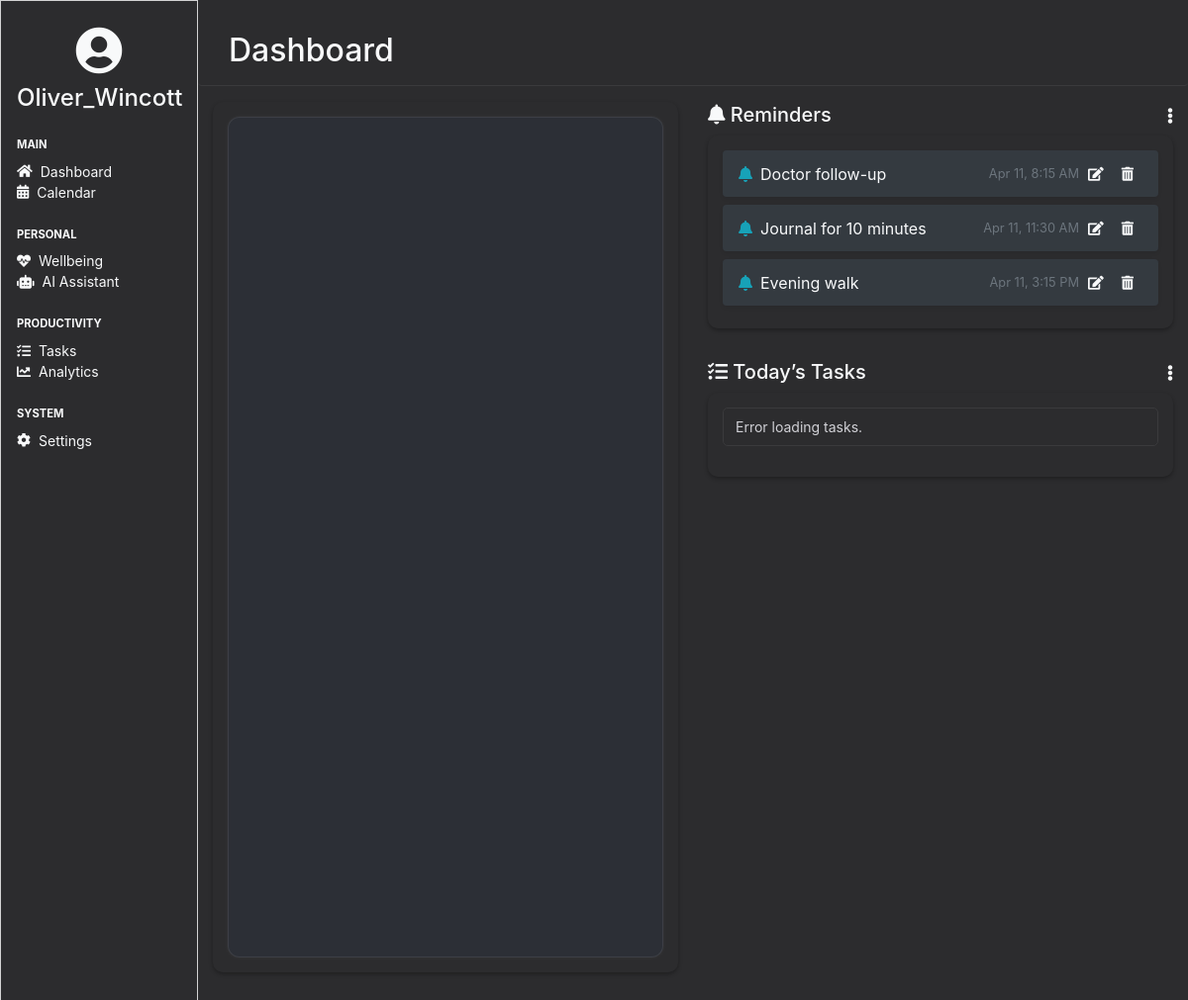
Before: /dashboard/ (signed in) with the older database file.
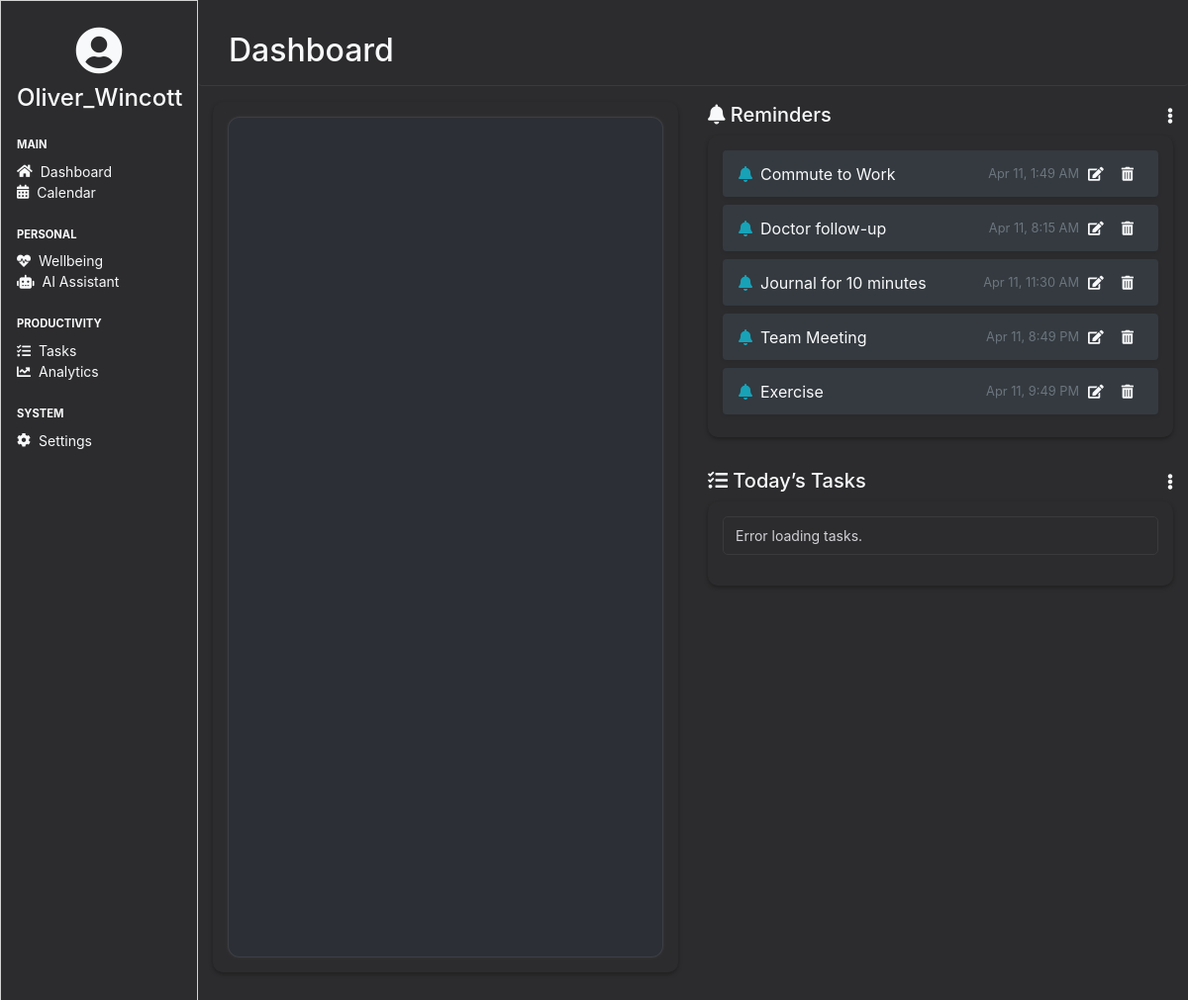
After: the same page with the newer database file.
### calendar_app/models.py (models this page shows, shortened)
class Reminder(models.Model):
    user = models.ForeignKey(User, on_delete=models.CASCADE)  # Add this line
    event = models.ForeignKey(CalendarEvent, on_delete=models.CASCADE)
    reminder_time = models.DateTimeField()

class CalendarEvent(models.Model):
    title = models.CharField(max_length=255)
    description = models.TextField(max_length=255)  # ✅ Add this line if missing
    start_time = models.DateTimeField()
    end_time = models.DateTimeField()
    user = models.ForeignKey(User, on_delete=models.CASCADE)  # ✅ Link to Django User Model

### calendar_app/views.py (the view)
# urls.py: path('dashboard/', views.dashboard, name='dashboard'),
@login_required
def dashboard(request):
    now = timezone_now()
    start_of_day = now.replace(hour=0, minute=0, second=0, microsecond=0)
    end_of_day = now.replace(hour=23, minute=59, second=59)
    if is_naive(start_of_day):
        start_of_day = make_aware(start_of_day)
    if is_naive(end_of_day):
        end_of_day = make_aware(end_of_day)
    reminders = Reminder.objects.filter(
        event__user=request.user,
        reminder_time__range=(start_of_day, end_of_day)
    ).order_by('reminder_time')
    categories = Category.objects.all()
    return render(request, 'dashboard.html', {
        'reminders': reminders,
        'categories': categories  # 👈 Include in context
    })

### calendar_app/templates/dashboard.html (shortened to what this page needs)
{% load static %}
<!DOCTYPE html>
<html lang="en">
<head>
  {% block head %}
  <link rel="stylesheet" href="https://stackpath.bootstrapcdn.com/bootstrap/4.5.2/css/bootstrap.min.css">
  <link rel="stylesheet" href="https://cdnjs.cloudflare.com/ajax/libs/font-awesome/5.15.3/css/all.min.css"/>
  <link rel="stylesheet" href="{% static 'css/dashboard.css' %}">
  {% endblock head %}
</head>
<body>
  <div class="container-fluid main-dashboard-bg text-light" style="min-height: 100vh;">
    <div class="row">
      {% include 'includes/sidebar.html' %}
      <main class="col-12 col-md-9 col-lg-10 py-3 dashboard-content">
        <div class="row align-items-center mb-3 rounded p-3 top-bar">
          <div class="col">
            <h2 class="mb-0">Dashboard</h2>
          </div>
        </div>
        <div class="row d-flex align-items-stretch">
          <div class="col-lg-6 mb-3 d-flex flex-column">
            <div class="mb-3">
              <div class="widget calendar">
                {% include 'includes/dailyview.html' with daily_view=True %}
              </div>
            </div>
          </div>
          <div class="col-lg-6 mb-3 d-flex flex-column">
            <div class="mb-3">
              <div class="d-flex justify-content-between align-items-center mb-2">
                <h5 class="widget-heading mb-0"><i class="fas fa-bell"></i> Reminders</h5>
                <div class="dropdown">
                  <button class="btn text-light p-0 border-0 bg-transparent" type="button" data-bs-toggle="dropdown" aria-expanded="false">
                    <i class="fas fa-ellipsis-v fs-5"></i>
                  </button>
                </div>
              </div>
              <div class="widget reminders" id="reminder-list-wrapper">
                {% include 'includes/reminders.html' with reminders=reminders %}
              </div>
            </div>
            <div>
              <div class="d-flex justify-content-between align-items-center mb-2">
                <h5 class="widget-heading mb-0"><i class="fas fa-tasks"></i> Today’s Tasks</h5>
                <div class="dropdown">
                  <button class="btn text-light p-0 border-0 bg-transparent" type="button" data-bs-toggle="dropdown" aria-expanded="false">
                    <i class="fas fa-ellipsis-v fs-5"></i>
                  </button>
                </div>
              </div>
              <div class="widget tasks" id="task-list-wrapper">
                {% include 'includes/daily_tasks.html' %}
              </div>
            </div>
          </div>
        </div>
      </main>
    </div>
  </div>
</body>
</html>

### calendar_app/templates/includes/sidebar.html
<aside class="col-12 col-md-3 col-lg-2 p-3 sidebar" id="sidebar" style="border: 1px solid lightgrey; font-size: 14px;">
  <div class="profile-section text-center mb-4">
    <i class="fas fa-user-circle" style="font-size: 48px; margin: 10px 0;"></i>
    <h4>{{ user.get_full_name|default:user.username }}</h4>
  </div>
  <nav class="sidebar-nav">
    <ul class="list-unstyled">
      <li class="mb-2 text-uppercase small font-weight-bold text-light">Main</li>
      <li><a href="{% url 'dashboard' %}" class="text-light d-flex align-items-center"><i class="fas fa-home mr-2"></i> Dashboard</a></li>
      <li><a href="{% url 'calendar' %}" class="text-light d-flex align-items-center"><i class="fas fa-calendar-alt mr-2"></i> Calendar</a></li>
      <li class="mt-4 mb-2 text-uppercase small font-weight-bold text-light">Personal</li>
      <li><a href="{% url 'wellbeing' %}" class="text-light d-flex align-items-center"><i class="fas fa-heartbeat mr-2"></i> Wellbeing</a></li>
      <li><a href="{% url 'ai_assistant' %}" class="text-light d-flex align-items-center"><i class="fas fa-robot mr-2"></i> AI Assistant</a></li>
      <li class="mt-4 mb-2 text-uppercase small font-weight-bold text-light">Productivity</li>
      <li><a href="{% url 'tasks' %}" class="text-light d-flex align-items-center"><i class="fas fa-tasks mr-2"></i> Tasks</a></li>
      <li><a href="{% url 'analytics' %}" class="text-light d-flex align-items-center"><i class="fas fa-chart-line mr-2"></i> Analytics</a></li>
      <li class="mt-4 mb-2 text-uppercase small font-weight-bold text-light">System</li>
      <li><a href="#" class="text-light d-flex align-items-center"><i class="fas fa-cog mr-2"></i> Settings</a></li>
    </ul>
  </nav>
</aside>

### calendar_app/templates/includes/dailyview.html (shortened to what this page needs)
<div id="daily-calendar-container">
</div>
<link rel="stylesheet" href="https://cdn.jsdelivr.net/npm/fullcalendar@6.1.8/index.global.min.css">
<link rel="stylesheet" href="https://cdn.jsdelivr.net/npm/@fullcalendar/bootstrap@6.1.8/index.global.min.css">
<link rel="stylesheet" href="https://unpkg.com/tippy.js@6/themes/light-border.css" />

### calendar_app/templates/includes/reminders.html
<ul class="list-group bg-transparent" id="reminder-list" style="padding-left: 0;">
  {% if reminders and reminders|length > 0 %}
    {% for reminder in reminders %}
      <li
        class="list-group-item reminder-item d-flex justify-content-between align-items-center bg-dark text-light border-0 rounded mb-2 shadow-sm px-3 py-2"
        data-reminder-id="{{ reminder.id }}"
      >
        <div class="d-flex align-items-center">
          <i class="fas fa-bell mr-2 text-info reminder-icon"></i>
          <span class="font-weight-semibold">{{ reminder.event.title }}</span>
        </div>
        <div class="d-flex align-items-center gap-3">
          <small class="text-muted me-2">{{ reminder.reminder_time|date:"M j, g:i A" }}</small>
          <div class="reminder-controls d-flex gap-2">
            <button
              class="btn btn-sm text-light edit-reminder-btn"
              data-id="{{ reminder.id }}"
              data-title="{{ reminder.event.title }}"
              data-time="{{ reminder.reminder_time|date:'Y-m-d\\TH:i' }}"
              data-event-id="{{ reminder.event.id }}"
              title="Edit"
            >
              <i class="fas fa-edit"></i>
            </button>
            <button
              class="btn btn-sm text-light delete-reminder-btn"
              data-id="{{ reminder.id }}"
              title="Delete"
            >
              <i class="fas fa-trash-alt"></i>
            </button>
          </div>
        </div>
      </li>
    {% endfor %}
  {% else %}
    <li class="list-group-item bg-dark text-muted border-0 rounded shadow-sm px-3 py-2 d-flex align-items-center">
      <i class="fas fa-info-circle mr-2 text-secondary"></i>
      <span>No reminders for today.</span>
    </li>
  {% endif %}
</ul>

### calendar_app/templates/includes/daily_tasks.html (shortened to what this page needs)
{% load static %}
<ul id="task-list" class="list-unstyled task-list-daily">
</ul>

### static/css/dashboard.css (style rules this page uses)
body { background-color: #1c1c1e; color: #d1d1d6; font-family: -apple-system, BlinkMacSystemFont, "SF Pro Text", Helvetica, Arial, sans-serif; margin: 0; padding: 0; }
.container, .main-dashboard-bg, .dashboard-content, .sidebar { background-color: #2c2c2e; }
.top-bar { background-color: #2c2c2e; border-bottom: 1px solid #3a3a3c; padding: 10px 20px; border-radius: 8px; margin-bottom: 15px; }
.widget { background-color: #2c2c2e; border-radius: 10px; color: #d1d1d6; box-shadow: 0 2px 4px rgba(0,0,0,0.3); padding: 15px; margin-bottom: 15px; transition: transform 0.2s ease, box-shadow 0.2s ease; }
.reminder-item { transition: opacity 0.3s ease; cursor: pointer; }
.reminder-item .reminder-icon { transition: color 0.3s ease; }

### calendar_app/templates/includes/dailyview.html (style rules this page uses)
#daily-calendar-container { width: 100%; height: 850px; background-color: #2c2f36; padding: 10px; border-radius: 12px; border: 1px solid rgba(255, 255, 255, 0.08); box-shadow: 0 0 5px rgba(255, 255, 255, 0.05); position: relative; overflow: hidden; }

Changed rows visible on the page:
removed Reminder: event "Evening walk", reminder_time "Apr 11, 3:15 PM"
added Reminder: event "Commute to Work", reminder_time "Apr 11, 1:49 AM"
added Reminder: event "Team Meeting", reminder_time "Apr 11, 8:49 PM"
added Reminder: event "Exercise", reminder_time "Apr 11, 9:49 PM"
